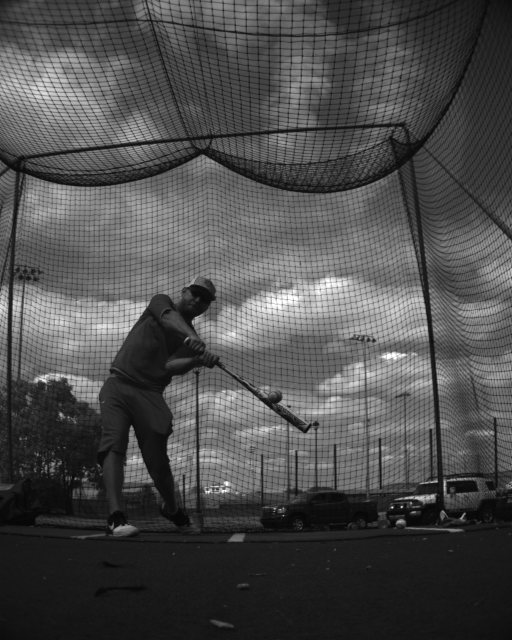
#> input picture img/IMG1.bmp, 1024 x 1280 px (shown at 1/2 size); its folder holds only this picture in this run
$ jupyter execute --allow-errors findBall.ipynb   (shell and % lines are left out)
#> lines starting #> are read from the running program, lines starting #| are printed output that depends on the picture; after the words box and inside, x2 and y2 are one past the last pixel; in counts of white or black regions, pixels touching at a corner belong together
#> further down, img_temp is the input picture: shape (1280, 1024, 3); min 4, max 255, mean 76.4
#> `plt.imsave('img_template/template'+str(count)+'.bmp',img_temp[h1:h2,w1..`:
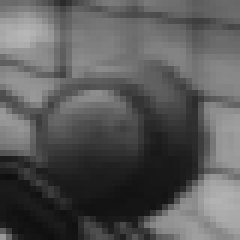
#> saved as template1.bmp: shape (40, 40, 3) (shown 6 times larger); min 15, max 183, mean 89
#> `res = cv2.matchTemplate(img_bb_gray,template_bb,methods)`:
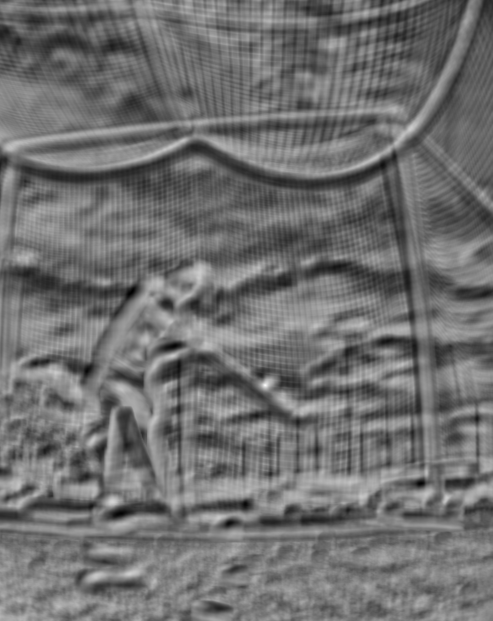
#> res: shape (1241, 985) float32 (shown at 1/2 size); min -0.745, max 1, mean 0.022; drawn with min black and max white
#> `min_val, max_val, min_loc, max_loc = cv2.minMaxLoc(res)`: min_val = -0.745; max_val = 1; min_loc = (264, 582); max_loc = (530, 770)
#> `bottom_right = (top_left[0] + w, top_left[1] + h)`: bottom_right = (570, 810)
#> `cv2.rectangle(img_bb,top_left, bottom_right, (255,0,0), 2)`: img_bb: shape (1280, 1024, 3); 0.04% of pixels changed, all inside (x1, y1, x2, y2) = (529, 769, 572, 812)
[cell 1]
import cv2
import numpy as np
import matplotlib.pyplot as plt

##  Useful Functions

1) display_img : this function is to display the image by passing the image array (For quick visualization purpose)

2) mmps_to_mph : this function is to convert the speed from mm/s to mile/hour(mph) as mph is more commonly used in baseball tournament

3) display_img_vector : this function is to display image with the baseball detected + speed vector annotations and text annotations after the speeds are being computed

[cell 2]
def display_img(img,label):
    fig = plt.figure(figsize=(12,10))
    ax = fig.add_subplot(111)
    ax.imshow(img,cmap='gray')
    ax.axis('off')
    ax.set_title(label)

[cell 3]
def mmps_to_mph(speed):
    return speed * 0.00223694

[cell 4]
def display_img_vector(img,label,vector,speed,count):
    fig = plt.figure(figsize=(12,10))
    ax = fig.add_subplot(111)
    ax.imshow(img)

    # Draw velocity vector
    ax.arrow(vector[0],vector[1],-100,0,width=2,color='r')
    ax.arrow(vector[0],vector[1],0,-100,width=2,color='y')
    ax.scatter(vector[0], vector[1], s=30, c='g', marker='X')

    # Text annotation with speed computed corresponding velocity veector
    ax.text(vector[0]-100,vector[1]+50,str(speed[0])+'mph',fontsize=10,color='r',bbox={'facecolor': 'black', 'alpha': 0.75, 'pad': 5})
    ax.text(vector[0]+40,vector[1],str(speed[1])+'mph',fontsize=10,rotation=90,color='y',bbox={'facecolor': 'black', 'alpha': 0.75, 'pad': 5})
    ax.text(vector[0]-150,vector[1]-50,str(speed[2])+'mph',fontsize=10,color='g',bbox={'facecolor': 'black', 'alpha': 0.75, 'pad': 5})

    # Text annotation explanation corresponding to the colored annotation in the image
    ax.text(1024,1100,'Average Speed Vector=['+str(speed[0])+'mph'+' , '+str(speed[1])+'mph'+ ' , '+str(speed[2])+'mph'+']',fontsize=12,color='white',horizontalalignment='right')
    ax.text(1024,1150,'Red Arrow: x-direction',fontsize=12,color='r',horizontalalignment='right')
    ax.text(1024,1200,'Yellow Arrow: y-direction',fontsize=12,color='y',horizontalalignment='right')
    ax.text(1024,1250,'Green Cross: z-direction (Normal to the image plane)',fontsize=12,color='g',horizontalalignment='right')

    ax.axis('off')
    ax.set_title(label)
    fig.savefig('img_final/IMG_FINAL'+str(count)+'.png',bbox_inches='tight')

# Start

### 1st Part
- Mannually find the region of interest for the baseball relative to each image. Record the pixel position and save the ROI as image templates in 'img_template' folder

### 2nd Part
- Use the openCV 'matchTample' function to detect the ball position relative to each template being saved
- Then, use the openCV 'HoughCircles' function to detect detect the edges of the baseball so that the radius(pixel) and the center of position (pixel) for the baseball can be obtained

### 3rd Part
- Use Triangle Similarity to calculate necessary parameters to compute velocity in x(width),y(height),z(normal to the image plane) direction
- Calculate velocity in x,y,z direction
- Compute image with detected baseball + velocity vector and save the images into 'img_final' folder

[cell 5]
######### 1st Part #########

# Baseball ROI
top_left  = [[770,530],[780,530],[780,520],[780,490],[770,460],[760,425],[750,390],[750,350],[740,320],[730,270],[720,230],[705,175],[690,120],[680,60],[670,0]]
bottom_right = [[810,570],[820,570],[820,560],[820,530],[810,500],[810,475],[800,440],[800,400],[790,370],[780,320],[770,280],[760,230],[750,180],[740,120],[730,60]]

count = 1


# Crop the ROI and save the image in to 'img_template' folder
#> (the rest of this cell did not finish here and is left out)

[cell 6]
######### 2nd Part #########


##** This whole cell is about template matching **##

# Create some list to record down some computed results
img_list =[] # IMG data
img_rect_labeled_list = [] # IMG data with the labelled rectangle for baseball
# Rectangle position (top left and bottom right pixel) for the baseball ROI relative to each image
top_left_list = []
bottom_right_list = []

# Method to use for 'matchTemplate' function
methods = 'cv2.TM_CCOEFF_NORMED'
methods = eval(methods)

# Initialize subplots
fig,axes = plt.subplots(3,5,figsize=(20,15),dpi=200)
axes = axes.ravel()
count = 1

#> (the rest of this cell did not finish here and is left out)
